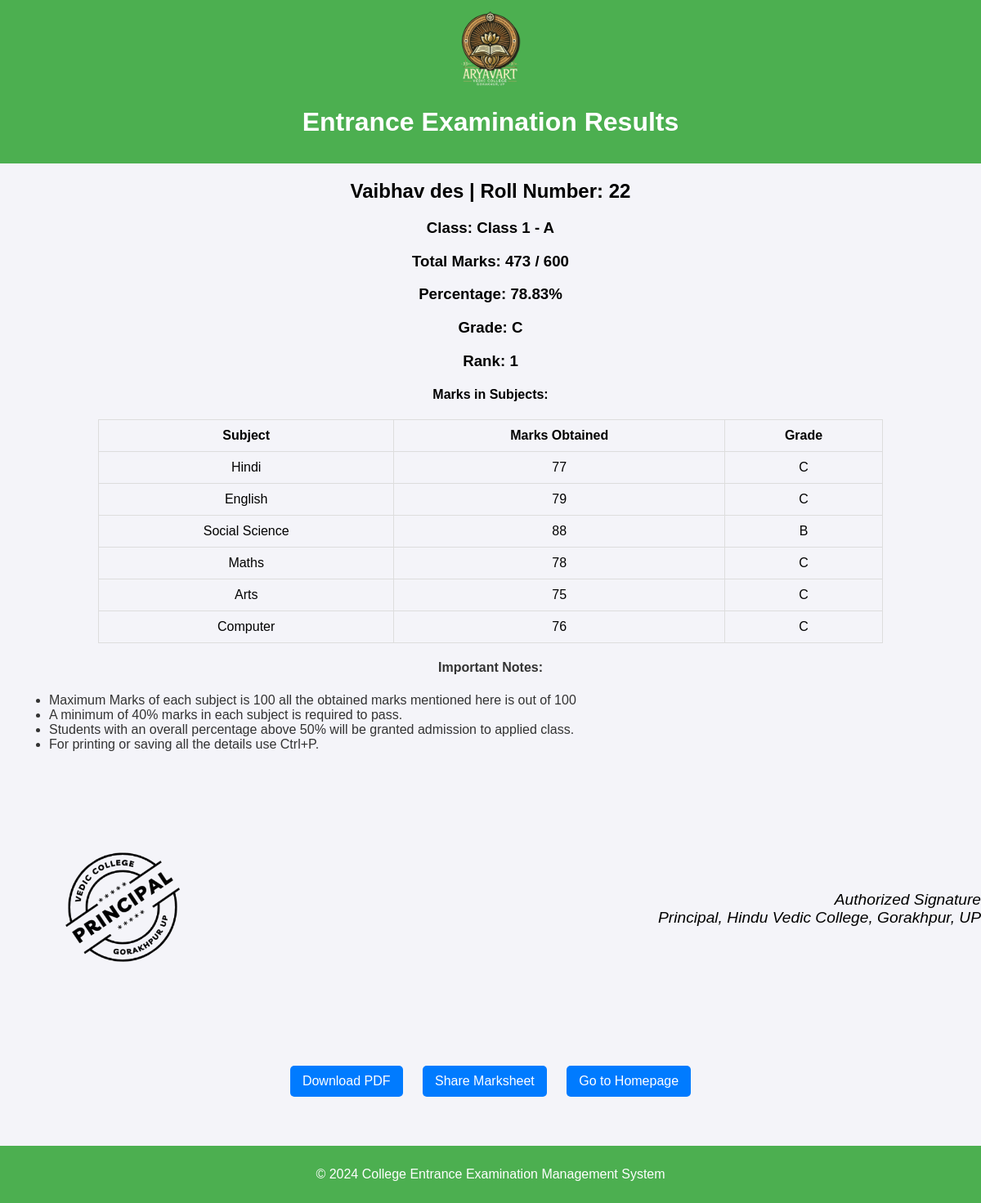
The page /student/5/ on the database its author committed.
### marksheet/models.py (models this page shows, shortened)
class Student(models.Model):
    first_name = models.CharField(max_length=100)  # First name of the student
    last_name = models.CharField(max_length=100)  # Last name of the student
    roll_number = models.CharField(max_length=10, unique=True)  # Unique roll number for each student
    dob = models.DateField()  # Date of birth of the student
    class_name = models.ForeignKey(Class, related_name='students', on_delete=models.CASCADE)  # Foreign key linking to Class model

class Class(models.Model):
    name = models.CharField(max_length=100)  # E.g., '10th', '12th'
    section = models.CharField(max_length=1)  # E.g., A, B, C
    def __str__(self):
        return f"{self.name} - {self.section}"  # Returns like '10th - A'

class Subject(models.Model):
    name = models.CharField(max_length=100)  # Subject name, e.g., 'Maths', 'Science'

### marksheet/views.py (the view)
# urls.py: path('student/<int:student_id>/', views.student_marksheet, name='student_marksheet'),  # Marksheets page
def student_marksheet(request, student_id):
    try:
        student = Student.objects.get(id=student_id)
        marks = Marks.objects.filter(student=student)
        total_marks = marks.aggregate(Sum('marks_obtained'))['marks_obtained__sum'] or 0
        total_subjects = marks.count()
        max_marks = total_subjects * 100  # Assuming each subject has max marks of 100
        percentage = (total_marks / max_marks) * 100 if max_marks > 0 else 0
        average_marks = total_marks / total_subjects if total_subjects > 0 else 0
        overall_grade = calculate_grade(average_marks)
        marks_with_grades = [
            {
                'subject': mark.subject.name,
                'marks_obtained': mark.marks_obtained,
                'grade': calculate_grade(mark.marks_obtained),
            }
            for mark in marks
        ]
        same_class_students = Student.objects.filter(class_name=student.class_name)  # Corrected field name
        ranks = (
            Marks.objects
            .filter(student__in=same_class_students)
            .values('student')
            .annotate(total=Sum('marks_obtained'))
            .order_by('-total')
        )
        student_rank = 0
        for idx, rank in enumerate(ranks, start=1):
            if rank['student'] == student.id:
                student_rank = idx
                break
    except Student.DoesNotExist:
        raise Http404("Student does not exist")
    return render(request, 'marksheet/student_marksheet.html', {
        'student': student,
        'marks_with_grades': marks_with_grades,
        'total_marks': total_marks,
        'max_marks': max_marks,
        'percentage': percentage,
        'average_marks': average_marks,
        'overall_grade': overall_grade,
        'student_rank': student_rank,
        'signature': 'Authorized Signature (Principal)',  # Add signature to marksheet
    })

### marksheet/views.py (called while the page is built)
def calculate_grade(marks):
    if marks >= 90:
        return 'A'
    elif marks >= 80:
        return 'B'
    elif marks >= 70:
        return 'C'
    elif marks >= 60:
        return 'D'
    else:
        return 'F'

### marksheet/templates/marksheet/student_marksheet.html (shortened to what this page needs)
{% load static %}
<!DOCTYPE html>
<html lang="en">
<head>
    <link rel="stylesheet" href="{% static 'marksheet/css/styles.css' %}">
</head>
<body>
    <header class="header">
        <img src="{% static 'marksheet/images/college_logo.png' %}" alt="College Logo" class="logo">
        <h1>Entrance Examination Results</h1>
    </header>
    <main>
        <h2>{{ student.first_name }} {{ student.last_name }} | Roll Number: {{ student.roll_number }}</h2>
        <h3>Class: {{ student.class_name }}</h3>
        <h3>Total Marks: {{ total_marks }} / {{ max_marks }}</h3>
        <h3>Percentage: {{ percentage|floatformat:2 }}%</h3>
        <h3>Grade: {{ overall_grade }}</h3>
        <h3>Rank: {{ student_rank }}</h3>
        <h4>Marks in Subjects:</h4>
        <table border="1" cellspacing="0" cellpadding="5">
            <thead>
                <tr>
                    <th>Subject</th>
                    <th>Marks Obtained</th>
                    <th>Grade</th>
                </tr>
            </thead>
            <tbody>
                {% for mark in marks_with_grades %}
                    <tr>
                        <td>{{ mark.subject }}</td>
                        <td>{{ mark.marks_obtained }}</td>
                        <td>{{ mark.grade }}</td>
                    </tr>
                {% empty %}
                    <tr>
                        <td colspan="3">No marks available for this student.</td>
                    </tr>
                {% endfor %}
            </tbody>
        </table>
        <div class="instructions">
            <h4>Important Notes:</h4>
            <ul>
                <li>Maximum Marks of each subject  is 100 all the obtained marks mentioned here is out of 100</li>
                <li>A minimum of 40% marks in each subject is required to pass.</li>
                <li>Students with an overall percentage above 50% will be granted admission to applied class.</li>
                <li>For printing or saving all the details use Ctrl+P.</li>
            </ul>
        </div>
        <div class="stamp-signature">
            <div class="stamp-container">
                <img src="{% static 'marksheet/images/stamp.png' %}" alt="College Stamp" class="stamp">
            </div>
            <div class="signature-container">
                <div class="signature">
                    <p>Authorized Signature</p>
                    <p>Principal, Hindu Vedic College, Gorakhpur, UP</p>
                </div>
            </div>
        </div>
        <div class="actions">
            <a href="{% url 'marksheet:download_pdf' student.id %}" target="_blank">Download PDF</a>
            <a href="mailto:?subject=Marksheet of {{ student.first_name }}&body=Please find attached the marksheet." target="_blank">Share Marksheet</a>
            <a href="{% url 'marksheet:homepage' %}">Go to Homepage</a>
        </div>
        <footer class="footer">
            <p>&copy; 2024 College Entrance Examination Management System</p>
        </footer>
    </main>
</body>
</html>

### marksheet/static/marksheet/css/styles.css (style rules this page uses)
body { font-family: Arial, sans-serif; margin: 0; padding: 0; background-color: #f4f4f9; }
header, footer { text-align: center; background-color: #4CAF50; color: white; padding: 10px 0; }
h1, h2, h3, h4 { text-align: center; }
table { width: 80%; margin: 0 auto; border-collapse: collapse; }
table, th, td { border: 1px solid #ddd; }
th, td { padding: 10px; text-align: center; }

### marksheet/templates/marksheet/student_marksheet.html (style rules this page uses)
.logo { width: 100px; height: auto; display: block; margin: 0 auto; }
.header { text-align: center; margin-bottom: 20px; }
.footer { text-align: center; margin-top: 50px; }
.stamp-signature { display: flex; justify-content: space-between; align-items: center; margin-top: 40px; }
.stamp { width: 300px; }
.signature { font-style: italic; font-size: 1.2em; text-align: right; }
.signature p { margin: 0; }
.stamp-container, .signature-container { flex: 1; }
.instructions { margin-top: 20px; font-size: 1em; color: #333; }
.instructions ul { list-style-type: disc; margin-left: 20px; }
.actions { margin-top: 30px; text-align: center; }
.actions a, .actions button { display: inline-block; margin: 10px; padding: 10px 15px; font-size: 1em; color: white; background-color: #007bff; border: none; border-radius: 5px; text-decoration: none; cursor: pointer; }

### rows shown on the page
Student: first_name "Vaibhav", last_name "des", roll_number "22", class_name "Class 1 - A"
Subject: subject "Hindi"
Subject: subject "English"
Subject: subject "Social Science"
Subject: subject "Maths"
Subject: subject "Arts"
Subject: subject "Computer"

### other values the page prints
{{ total_marks }} "473"
{{ max_marks }} "600"
{{ percentage|floatformat:2 }} "78.83"
{{ overall_grade }} "C"
{{ student_rank }} "1"
{{ mark.marks_obtained }} "77" "79" "88" "78" "75" "76"
{{ mark.grade }} "C" "C" "B" "C" "C" "C"
